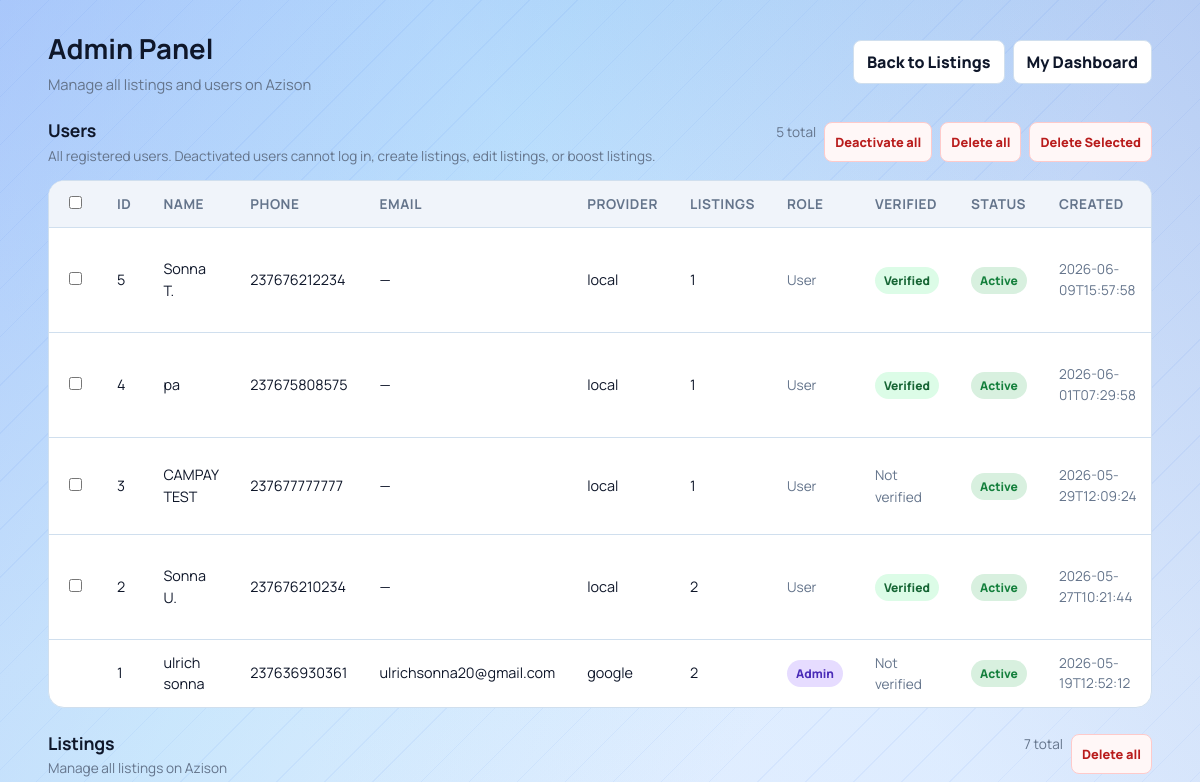
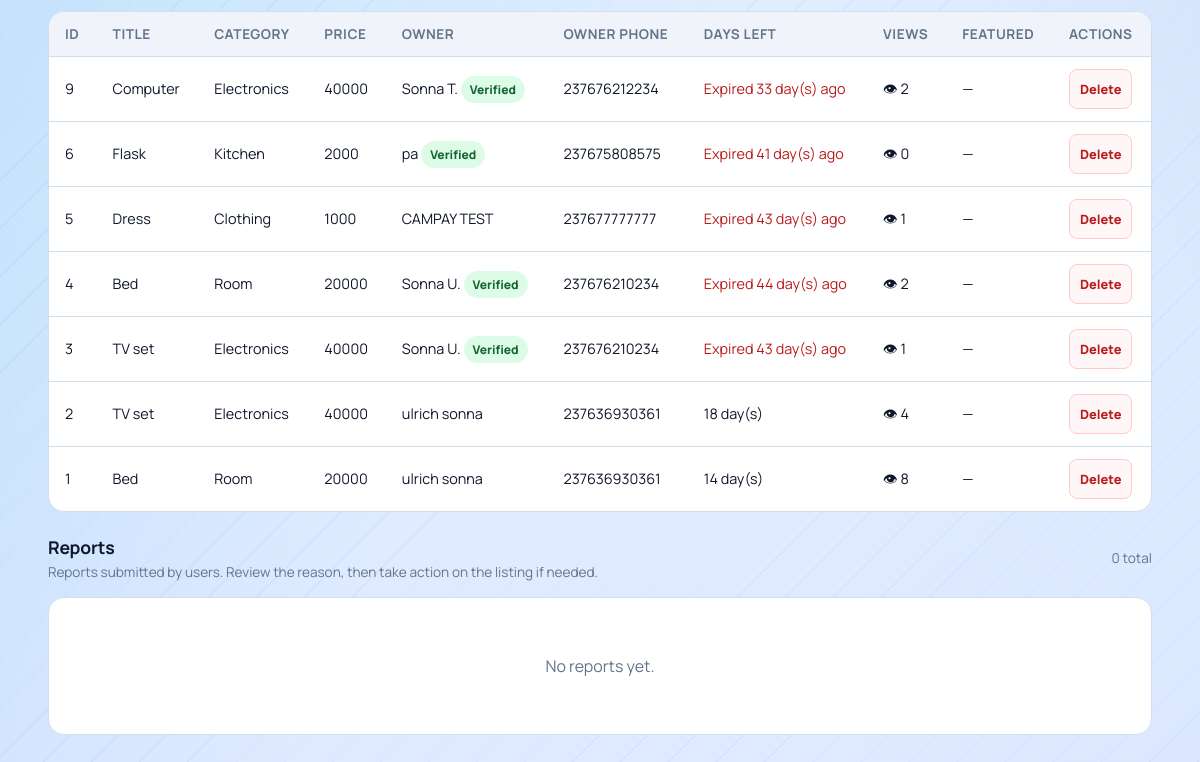
Page /admin (signed in) on the earlier database version (2 pictures, top to bottom).
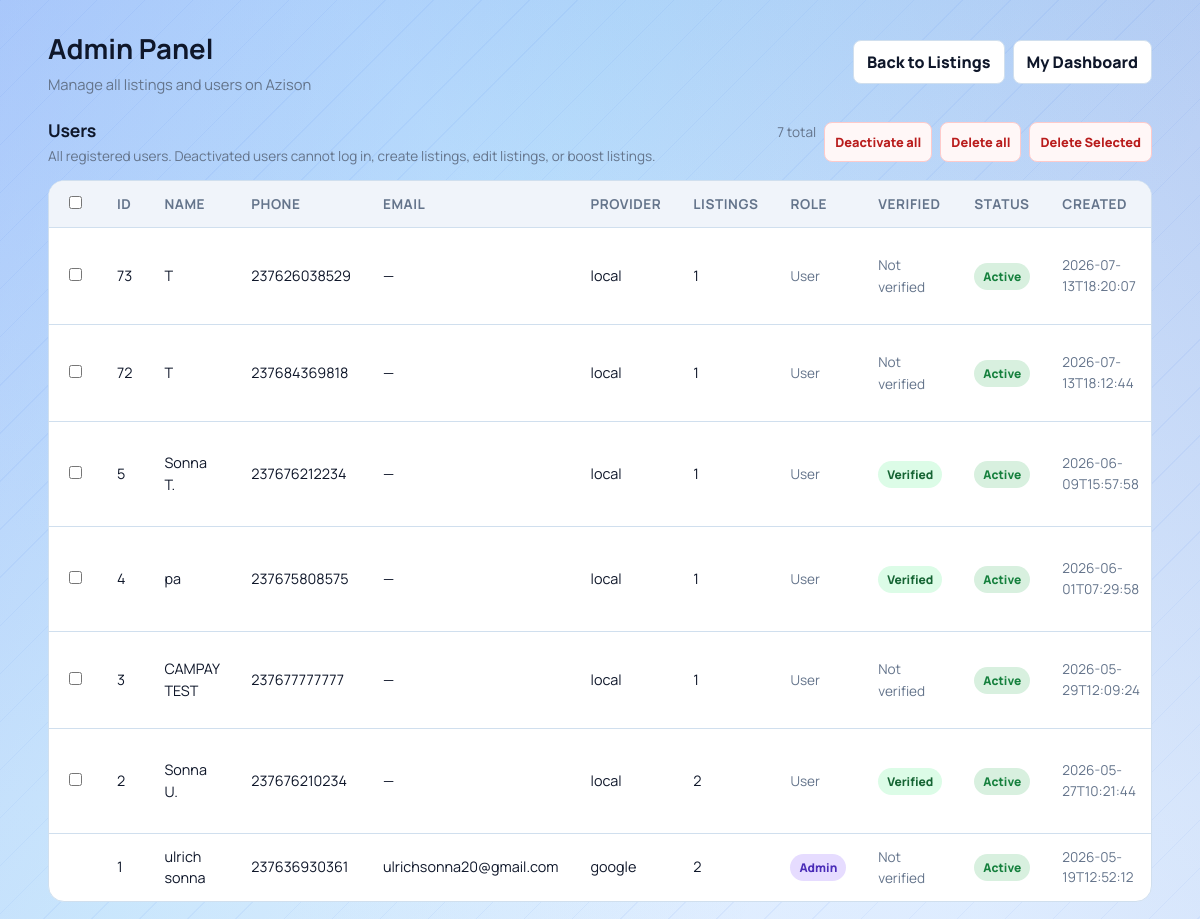
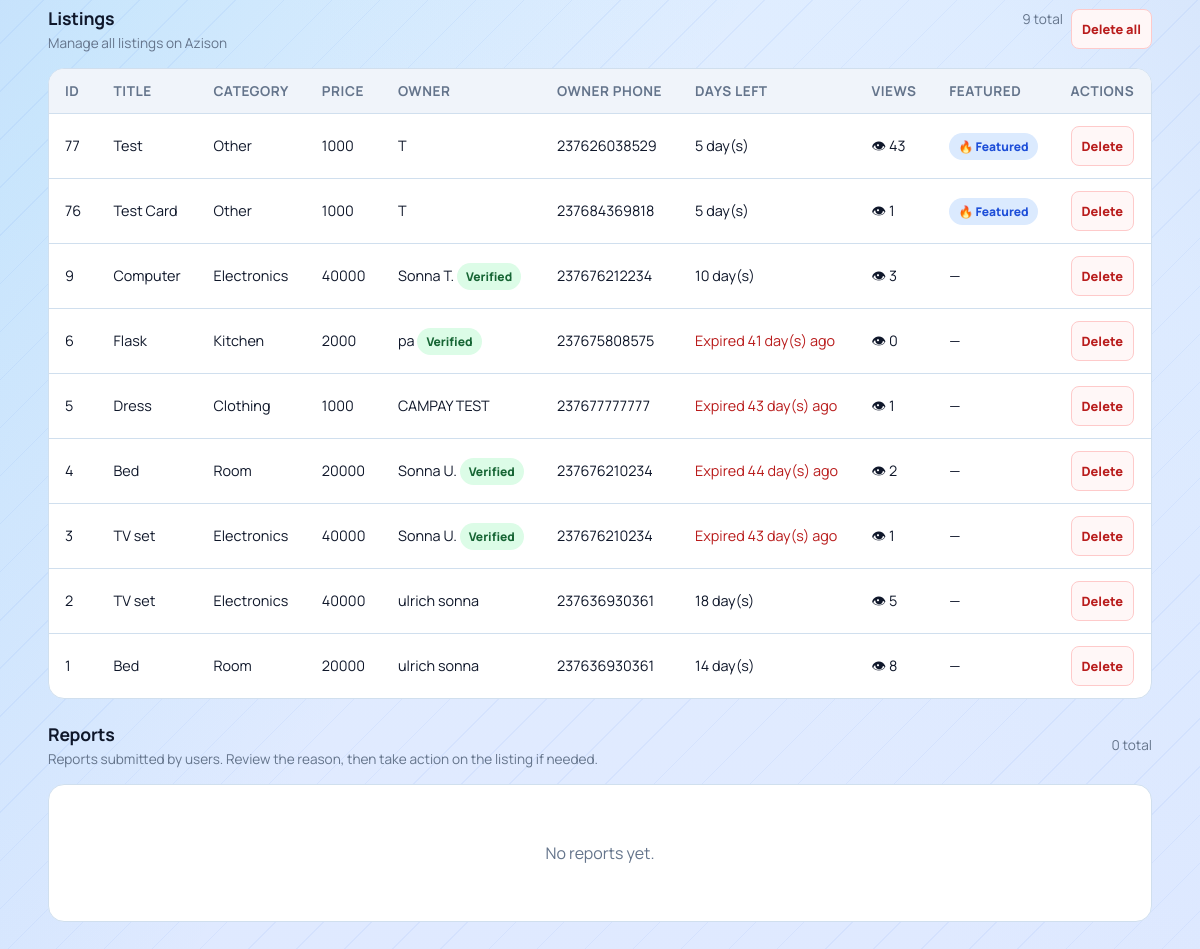
Same page on the later database version (2 pictures, top to bottom).
### tables this page shows
CREATE TABLE users(
            id INTEGER PRIMARY KEY AUTOINCREMENT,
            full_name TEXT NOT NULL,
            phone TEXT NOT NULL UNIQUE,
            password_hash TEXT NOT NULL,
            email TEXT,
            google_sub TEXT,
            auth_provider TEXT NOT NULL DEFAULT 'local',
            created_at TEXT NOT NULL
        , is_admin INTEGER DEFAULT 0, is_active INTEGER DEFAULT 1, is_verified INTEGER DEFAULT 0);

CREATE TABLE listings(
            id INTEGER PRIMARY KEY AUTOINCREMENT,
            title TEXT,
            price TEXT,
            category TEXT,
            phone TEXT,
            owner_phone TEXT,
            leave_date TEXT,
            description TEXT,
            image TEXT,
            is_featured INTEGER DEFAULT 0
        , view_count INTEGER DEFAULT 0);

### app.py (the view, shortened to what this page needs)
@app.route("/admin")
@admin_required
def admin_panel():
    conn = get_db()
    cursor = conn.cursor()
    ensure_user_verified_column(cursor)
    conn.commit()
    cursor.execute(
        """
        SELECT l.*, u.full_name as owner_name, u.is_verified as owner_is_verified
        FROM listings l
        LEFT JOIN users u ON u.phone = l.owner_phone
        ORDER BY l.id DESC
        """
    )
    rows = cursor.fetchall()
    cursor.execute(
        """
        SELECT u.id, u.full_name, u.phone, u.email, u.auth_provider, u.is_admin, u.is_active, u.is_verified, u.created_at,
               (SELECT COUNT(*) FROM listings l WHERE l.owner_phone = u.phone) AS listing_count
        FROM users u
        ORDER BY u.is_active ASC, u.id DESC
        """
    )
    user_rows = cursor.fetchall()
    cursor.execute(
        """
        SELECT r.id, r.listing_id, r.reporter_user_id, r.reason, r.comment, r.created_at,
               l.title AS listing_title, l.category AS listing_category,
               u.full_name AS reporter_name, u.phone AS reporter_phone, u.email AS reporter_email
        FROM reports r
        LEFT JOIN listings l ON l.id = r.listing_id
        LEFT JOIN users u ON u.id = r.reporter_user_id
        ORDER BY r.id DESC
        """
    )
    report_rows = cursor.fetchall()
    conn.close()
    today = current_date()
    listings = []
    for row in rows:
        leave_date = datetime.strptime(row["leave_date"], "%Y-%m-%d").date()
        days_left = (leave_date - today).days
        is_expired = days_left < 0
        is_soon = 0 <= days_left <= 3
        listings.append(
            {
                "id": row["id"],
                "title": row["title"],
                "price": row["price"],
                "category": row["category"],
                "phone": row["phone"],
                "owner_phone": row["owner_phone"] or "",
                "owner_name": row["owner_name"] or "Unknown",
                "owner_is_verified": bool(row_value(row, "owner_is_verified", 0) == 1),
                "leave_date": row["leave_date"],
                "description": row["description"] or "",
                "image": row["image"],
                "is_featured": row["is_featured"],
                "view_count": row["view_count"],
                "days_left": days_left,
                "is_expired": is_expired,
                "is_soon": is_soon,
            }
        )
    users = []
    for user_row in user_rows:
        users.append(
            {
                "id": user_row["id"],
                "full_name": user_row["full_name"] or "",
                "phone": user_row["phone"] or "",
                "email": user_row["email"] or "",
                "auth_provider": user_row["auth_provider"] or "local",
                "is_admin": bool(user_row["is_admin"] == 1),
                "is_active": bool(user_row["is_active"] == 1),
                "is_verified": bool(row_value(user_row, "is_verified", 0) == 1),
                "created_at": user_row["created_at"] or "",
                "listing_count": user_row["listing_count"] or 0,
            }
        )
    reports = []
    return render_template("admin.html", listings=listings, users=users, reports=reports)

### templates/admin.html (shortened to what this page needs)
<!DOCTYPE html>
<html lang="en">
<head>
    <link rel="stylesheet" href="{{ url_for('static', filename='css/marketplace.css') }}">
</head>
<body>
    <main class="page">
        <section class="topbar">
            <div class="title-wrap">
                <h1>Admin Panel</h1>
                <p>Manage all listings and users on Azison</p>
            </div>
            <div class="actions">
                <a class="btn" href="{{ url_for('home') }}">Back to Listings</a>
                <a class="btn" href="{{ url_for('dashboard') }}">My Dashboard</a>
            </div>
        </section>
        <section class="section-heading">
            <div>
                <h2>Users</h2>
                <p>All registered users. Deactivated users cannot log in, create listings, edit listings, or boost listings.</p>
            </div>
            <div class="actions" style="gap: 8px;">
                <span class="muted-text">{% if users %}{{ users|length }} total{% else %}0 total{% endif %}</span>
                {% if users %}
                    <form method="POST" action="{{ url_for('admin_deactivate_all_users') }}" onsubmit="return confirm('Deactivate ALL non-admin users? You can re-activate them later from this page.');" style="display:inline; margin: 0;">
                        <button class="danger-btn" type="submit">Deactivate all</button>
                    </form>
                    <button type="button" class="danger-btn" onclick="confirmDeleteAllUsers();">Delete all</button>
                    <button type="button" class="danger-btn" id="bulk-delete-users-btn" onclick="confirmBulkDeleteUsers();" disabled>Delete Selected</button>
                {% endif %}
            </div>
        </section>
        <section class="table-container">
            {% if users %}
                <table>
                    <thead>
                        <tr>
                            <th><input type="checkbox" id="select-all-users" onchange="toggleAllUserCheckboxes(this);"></th>
                            <th>ID</th>
                            <th>Name</th>
                            <th>Phone</th>
                            <th>Email</th>
                            <th>Provider</th>
                            <th>Listings</th>
                            <th>Role</th>
                            <th>Verified</th>
                            <th>Status</th>
                            <th>Created</th>
                        </tr>
                    </thead>
                    <tbody>
                        {% for u in users %}
                        <tr>
                            <td>
                                {% if not u['is_admin'] and not (current_user and current_user.get('id') == u['id']) %}
                                    <input form="bulk-delete-users-form" type="checkbox" name="user_ids" value="{{ u['id'] }}" class="user-checkbox" onchange="updateBulkDeleteButton();">
                                {% endif %}
                            </td>
                            <td>{{ u['id'] }}</td>
                            <td>{{ u['full_name'] }}</td>
                            <td>{{ u['phone'] }}</td>
                            <td>{{ u['email'] or '—' }}</td>
                            <td>{{ u['auth_provider'] }}</td>
                            <td>{{ u['listing_count'] }}</td>
                            <td>
                                {% if u['is_admin'] %}
                                    <span class="badge admin">Admin</span>
                                {% else %}
                                    <span class="muted-text">User</span>
                                {% endif %}
                            </td>
                            <td>
                                {% if u['is_verified'] %}
                                    <span class="badge verified">Verified</span>
                                {% else %}
                                    <span class="muted-text">Not verified</span>
                                {% endif %}
                            </td>
                            <td>
                                {% if u['is_active'] %}
                                    <span class="badge active">Active</span>
                                {% else %}
                                    <span class="badge deactivated">Deactivated</span>
                                {% endif %}
                            </td>
                            <td class="muted-text">{{ u['created_at'] }}</td>
                        </tr>
                        {% endfor %}
                    </tbody>
                </table>
            {% else %}
                <div class="empty">
                    <p>No users found.</p>
                </div>
            {% endif %}
        </section>
        <section class="section-heading">
            <div>
                <h2>Listings</h2>
                <p>Manage all listings on Azison</p>
            </div>
            <div class="actions" style="gap: 8px;">
                <span class="muted-text">{% if listings %}{{ listings|length }} total{% else %}0 total{% endif %}</span>
                {% if listings %}
                    <button type="button" class="danger-btn" onclick="confirmDeleteAllListings();">Delete all</button>
                {% endif %}
            </div>
        </section>
        <section class="table-container">
            {% if listings %}
                <table>
                    <thead>
                        <tr>
                            <th>ID</th>
                            <th>Title</th>
                            <th>Category</th>
                            <th>Price</th>
                            <th>Owner</th>
                            <th>Owner Phone</th>
                            <th>Days Left</th>
                            <th>Views</th>
                            <th>Featured</th>
                            <th>Actions</th>
                        </tr>
                    </thead>
                    <tbody>
                        {% for item in listings %}
                        <tr>
                            <td>{{ item['id'] }}</td>
                            <td>{{ item['title'] }}</td>
                            <td>{{ item['category'] }}</td>
                            <td>{{ item['price'] }}</td>
                            <td>
                                {{ item['owner_name'] }}
                                {% if item['owner_is_verified'] %}
                                    <span class="badge verified">Verified</span>
                                {% endif %}
                            </td>
                            <td>{{ item['owner_phone'] }}</td>
                            <td>
                                {% if item['is_expired'] %}
                                    <span style="color: var(--danger);">Expired {{ item['days_left'] * -1 }} day(s) ago</span>
                                {% elif item['is_soon'] %}
                                    <span class="deadline soon">⚡ {{ item['days_left'] }} day(s)</span>
                                {% else %}
                                    {{ item['days_left'] }} day(s)
                                {% endif %}
                            </td>
                            <td>👁 {{ item['view_count'] or 0 }}</td>
                            <td>
                                {% if item['is_featured'] == 1 %}
                                    <span class="badge featured">🔥 Featured</span>
                                {% else %}
                                    —
                                {% endif %}
                            </td>
                            <td>
                                <form method="POST" action="{{ url_for('admin_delete_listing', id=item['id']) }}" onsubmit="return confirm('Are you sure you want to delete this listing?');">
                                    <button class="danger-btn" type="submit">Delete</button>
                                </form>
                            </td>
                        </tr>
                        {% endfor %}
                    </tbody>
                </table>
            {% else %}
                <div class="empty">
                    <p>No listings found.</p>
                </div>
            {% endif %}
        </section>
        <section class="section-heading">
            <div>
                <h2>Reports</h2>
                <p>Reports submitted by users. Review the reason, then take action on the listing if needed.</p>
            </div>
            <div class="actions" style="gap: 8px;">
                <span class="muted-text">{% if reports %}{{ reports|length }} total{% else %}0 total{% endif %}</span>
            </div>
        </section>
        <section class="table-container">
            {% if reports %}
                <table>
                    <thead>
                        <tr>
                            <th>ID</th>
                            <th>Listing</th>
                            <th>Category</th>
                            <th>Reason</th>
                            <th>Comment</th>
                            <th>Reporter</th>
                            <th>Reporter Phone</th>
                            <th>Reporter Email</th>
                            <th>Submitted</th>
                            <th>Actions</th>
                        </tr>
                    </thead>
                    <tbody>
                        {% for r in reports %}
                        <tr>
                            <td>{{ r['id'] }}</td>
                            <td>
                                {% if r['listing_exists'] %}
                                    <a href="{{ url_for('listing_detail', id=r['listing_id']) }}" target="_blank" rel="noopener">{{ r['listing_title'] or ('Listing #' + r['listing_id']|string) }}</a>
                                {% else %}
                                    <span class="muted-text">Listing #{{ r['listing_id'] }} (deleted)</span>
                                {% endif %}
                            </td>
                            <td>{{ r['listing_category'] or '—' }}</td>
                            <td><span class="badge expired">{{ r['reason'] }}</span></td>
                            <td>
                                {% if r['comment'] %}
                                    <span title="{{ r['comment'] }}">{{ r['comment'][:80] }}{% if r['comment']|length > 80 %}…{% endif %}</span>
                                {% else %}
                                    <span class="muted-text">—</span>
                                {% endif %}
                            </td>
                            <td>{{ r['reporter_name'] }}</td>
                            <td>{{ r['reporter_phone'] or '—' }}</td>
                            <td>{{ r['reporter_email'] or '—' }}</td>
                            <td class="muted-text">{{ r['created_at'] }}</td>
                            <td>
                                <div style="display:flex; flex-direction:column; gap: 6px; align-items: flex-start;">
                                    <form method="POST" action="{{ url_for('admin_dismiss_report', report_id=r['id']) }}" onsubmit="return confirm('Dismiss this report? The listing will be kept.');" style="margin:0;">
                                        <button class="success-btn" type="submit">Dismiss</button>
                                    </form>
                                    {% if r['listing_exists'] %}
                                        <form method="POST" action="{{ url_for('admin_delete_listing', id=r['listing_id']) }}" onsubmit="return confirm('Delete this listing? This will also remove the report.');" style="margin:0;">
                                            <button class="danger-btn" type="submit">Delete listing</button>
                                        </form>
                                    {% else %}
                                        <span class="muted-text">No listing</span>
                                    {% endif %}
                                </div>
                            </td>
                        </tr>
                        {% endfor %}
                    </tbody>
                </table>
            {% else %}
                <div class="empty">
                    <p>No reports yet.</p>
                </div>
            {% endif %}
        </section>
    </main>
</body>
</html>

Differences in the rows shown:
added users: id "73", full_name "T", phone "237626038529", u "—", auth_provider "local", listing_count "1", is_admin "User", is_verified "Not verified", shows "Active", created_at "2026-07-13T18:20:07"
added users: id "72", full_name "T", phone "237684369818", u "—", auth_provider "local", listing_count "1", is_admin "User", is_verified "Not verified", shows "Active", created_at "2026-07-13T18:12:44"
added listings: id "77", title "Test", category "Other", price "1000", owner_name "T", owner_phone "237626038529", days_left "5", view_count "43", is_featured "🔥 Featured"
added listings: id "76", title "Test Card", category "Other", price "1000", owner_name "T", owner_phone "237684369818", days_left "5", view_count "1", is_featured "🔥 Featured"
changed listings "Computer": days_left (not shown) → "10"; view_count "2" → "3"; item "33" → (not shown); text "Expired day(s) ago" → "day(s)"
changed listings id 2: view_count "4" → "5"
Other differences:
{{ users|length }}: "5" → "7"
{{ listings|length }}: "7" → "9"
